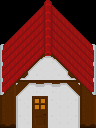

Tiled map render using the project's own tile images. Description and the whole map definition, tile-layer contents included, below:
An orthogonal 6x8 tile map with 16x16 px tiles, 1 tile layer (Kachelebene 1).

<map version="1.2" tiledversion="1.2.0" orientation="orthogonal" renderorder="right-down" width="6" height="8" tilewidth="16" tileheight="16" infinite="0" nextlayerid="7" nextobjectid="1">
 <tileset firstgid="1" name="houseTielset" tilewidth="16" tileheight="16" tilecount="100" columns="10">
  <image source="../../tiels/houseTielset.png" width="160" height="160" />
 </tileset>
 <layer id="6" name="Kachelebene 1" width="6" height="8">
  <data encoding="csv">
0,0,14,15,0,0,
0,54,94,95,55,0,
72,52,94,95,57,77,
62,52,34,35,57,67,
62,53,63,66,56,67,
83,24,43,43,25,86,
31,41,71,32,42,31,
11,41,81,32,42,11
</data>
 </layer>
</map>
